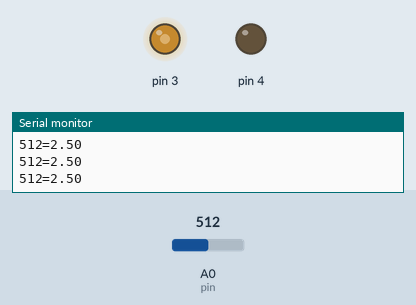
Bench run of a sketch on a simulated Arduino Uno, built with avr-gcc and run on an emulated ATmega328P. On the bench: output pins drawn as LEDs (lit = HIGH), the last lines printed to the serial monitor. The test bench sets the inputs (shaded band); at power-on: A0 (pin) = 512.

Above: at 1.2 s.
1.3 s: A0 (pin) set to 716
At 1.6 s:
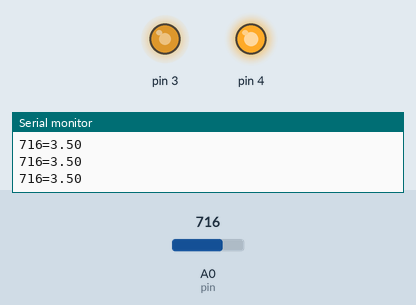
2.8 s: A0 (pin) set to 900
At 3.2 s:
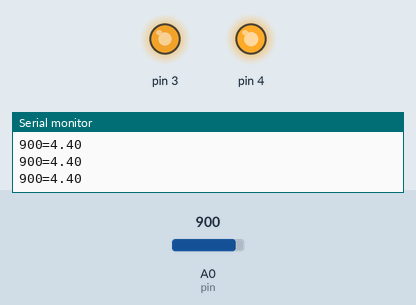
4.3 s: A0 (pin) set to 122
At 4.8 s:
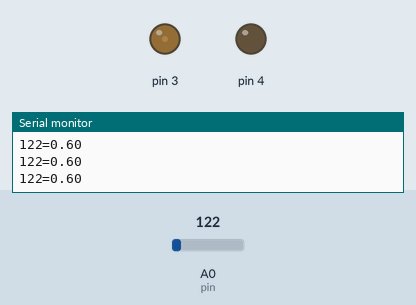
5.8 s: A0 (pin) set to 0
At 6.3 s:
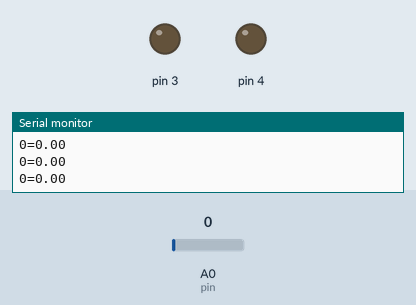
7.3 s: A0 (pin) set to 511
At 7.8 s:
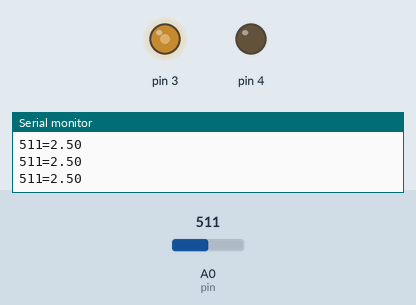
Timing chart, 0 to 9.8 s (numbered marks = the images above; inputs shaded):
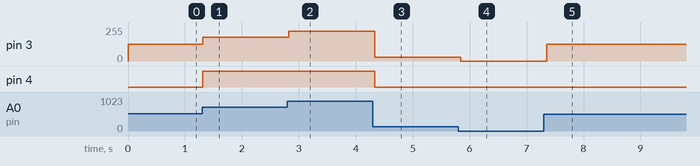

The sketch:

ADC.ino
```cpp
byte pin =A0;
uint16_t Val;
void setup() {
  // put your setup code here, to run once:
  Serial.begin(9600);
  pinMode(3,OUTPUT);
   pinMode(4,OUTPUT);

}

void loop() {
  // put your main code here, to run repeatedly:
  Val =analogRead(pin);
  float voltage= (Val/1023.0)*5.0;
  int pwm =map (Val,0,1023,0,255);
  analogWrite(3,pwm);
  analogWrite(4,pwm);

  Serial.print(Val);
  Serial.print("=");
  Serial.println(voltage);
  delay(100);


}
```

Measured:
- after the input at 1.3 s, pin 3: 127/255 → 178/255 at once; pin 4: LOW → HIGH at once
- after the input at 2.8 s, pin 3: 178/255 → 224/255 at once
- after the input at 4.3 s, pin 3: 224/255 → 30/255 at once; pin 4: HIGH → LOW at once
- after the input at 5.8 s, pin 3: 30/255 → 0/255 at once
- after the input at 7.3 s, pin 3: 0/255 → 127/255 after 0.05 s
